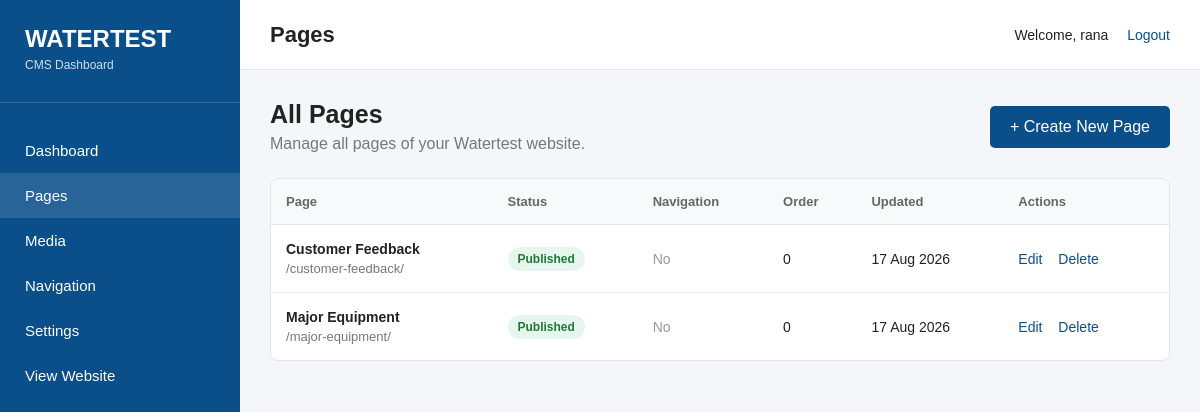
/dashboard/pages/ (signed in), run on an earlier commit of the app's database.
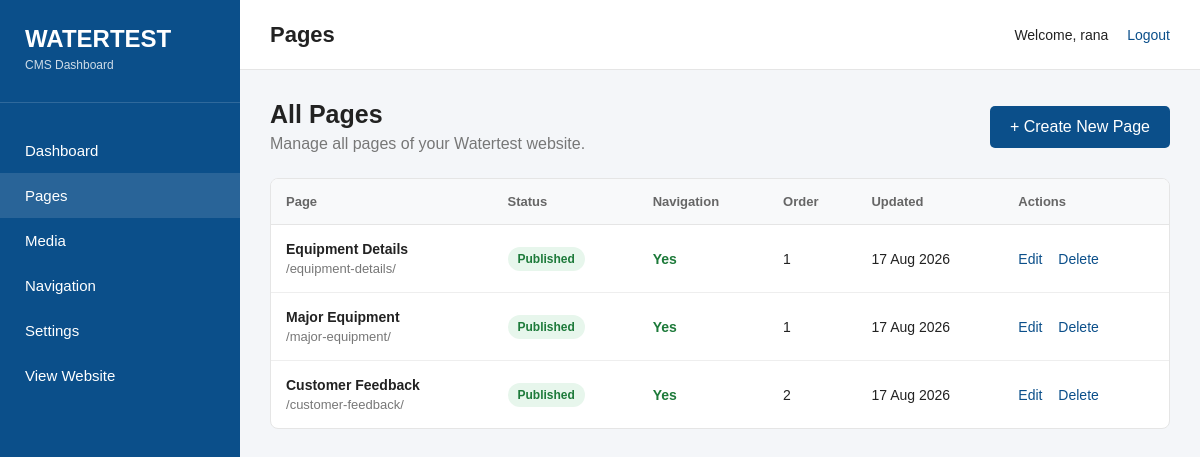
And on a later commit of the database.
### website/models.py (models this page shows, shortened)
class Page(models.Model):
    STATUS_CHOICES = [
        ("draft", "Draft"),
        ("published", "Published"),
    ]
    title = models.CharField(max_length=300)
    slug = models.SlugField(
        max_length=300,
        unique=True,
        blank=True
    )
    content = models.TextField(
        blank=True
    )
    featured_image = models.ImageField(
        upload_to="pages/",
        blank=True,
        null=True
    )
    status = models.CharField(
        max_length=20,
        choices=STATUS_CHOICES,
        default="draft"
    )
    show_in_menu = models.BooleanField(
        default=False
    )
    menu_order = models.PositiveIntegerField(
        default=0
    )
    parent = models.ForeignKey(
        "self",
        on_delete=models.CASCADE,
        blank=True,
        null=True,
        related_name="children"
    )
    created_at = models.DateTimeField(
        auto_now_add=True
    )
    updated_at = models.DateTimeField(
        auto_now=True
    )

### website/views.py (the view)
@login_required
def pages(request):
    all_pages = Page.objects.all().order_by(
        "menu_order",
        "-updated_at"
    )
    return render(
        request,
        "website/pages.html",
        {
            "pages": all_pages
        }
    )

### website/context_processors.py (called while the page is built)
def menu_pages(request):
    menu_pages = Page.objects.filter(
        status="published",
        show_in_menu=True,
        parent__isnull=True
    ).prefetch_related(
        "children"
    ).order_by(
        "menu_order",
        "title"
    )
    return {
        "menu_pages": menu_pages
    }

### templates/website/pages.html (shortened to what this page needs)
{% load static %}
<!DOCTYPE html>
<html lang="en">
<head>
</head>
<body>
<aside class="dashboard-sidebar">
    <div class="dashboard-logo">
        WATERTEST
        <span>CMS Dashboard</span>
    </div>
    <nav class="dashboard-menu">
        <a href="{% url 'dashboard' %}">
            Dashboard
        </a>
        <a href="{% url 'pages' %}"
           class="active">
            Pages
        </a>
        <a href="#">
            Media
        </a>
        <a href="#">
            Navigation
        </a>
        <a href="#">
            Settings
        </a>
        <a href="{% url 'home' %}">
            View Website
        </a>
    </nav>
</aside>
<main class="dashboard-main">
    <header class="dashboard-topbar">
        <h1>Pages</h1>
        <div class="dashboard-user">
            Welcome, {{ request.user.username }}
            <a href="/admin/logout/">
                Logout
            </a>
        </div>
    </header>
    <section class="dashboard-content">
        <div class="page-heading">
            <div>
                <h2>All Pages</h2>
                <p>
                    Manage all pages of your Watertest website.
                </p>
            </div>
            <a
                href="{% url 'create_page' %}"
                class="create-button">
                + Create New Page
            </a>
        </div>
        <div class="table-box">
            {% if pages %}
            <table class="pages-table">
                <thead>
                    <tr>
                        <th>
                            Page
                        </th>
                        <th>
                            Status
                        </th>
                        <th>
                            Navigation
                        </th>
                        <th>
                            Order
                        </th>
                        <th>
                            Updated
                        </th>
                        <th>
                            Actions
                        </th>
                    </tr>
                </thead>
                <tbody>
                    {% for page in pages %}
                    <tr>
                        <td>
                            <div class="page-title">
                                {{ page.title }}
                            </div>
                            <div class="page-slug">
                                /{{ page.slug }}/
                            </div>
                        </td>
                        <td>
                            {% if page.status == "published" %}
                                <span class="status status-published">
                                    Published
                                </span>
                            {% else %}
                                <span class="status status-draft">
                                    Draft
                                </span>
                            {% endif %}
                        </td>
                        <td>
                            {% if page.show_in_menu %}
                                <span class="menu-yes">
                                    Yes
                                </span>
                            {% else %}
                                <span class="menu-no">
                                    No
                                </span>
                            {% endif %}
                        </td>
                        <td>
                            {{ page.menu_order }}
                        </td>
                        <td>
                            {{ page.updated_at|date:"d M Y" }}
                        </td>
                        <td>
                            <a href="{% url 'edit_page' page.id %}" class="action-link"> Edit  </a>
                            <a href="{% url 'delete_page' page.id %}" class="action-link"> Delete </a>
                        </td>
                    </tr>
                    {% endfor %}
                </tbody>
            </table>
            {% endif %}
        </div>
    </section>
</main>
</body>
</html>

### templates/website/pages.html (style rules this page uses)
* { box-sizing: border-box; }
body { margin: 0; font-family: Arial, sans-serif; background: #f4f6f9; color: #222; }
.dashboard-sidebar { position: fixed; left: 0; top: 0; bottom: 0; width: 240px; background: #0b4f8a; color: white; padding: 25px 0; }
.dashboard-logo { padding: 0 25px 30px; font-size: 24px; font-weight: bold; border-bottom: 1px solid rgba(255,255,255,.15); }
.dashboard-logo span { display: block; font-size: 12px; font-weight: normal; margin-top: 5px; opacity: .8; }
.dashboard-menu { margin-top: 25px; }
.dashboard-menu a { display: block; padding: 14px 25px; color: white; text-decoration: none; font-size: 15px; }
.dashboard-menu a:hover, .dashboard-menu a.active { background: rgba(255,255,255,.12); }
.dashboard-main { margin-left: 240px; min-height: 100vh; }
.dashboard-topbar { height: 70px; background: white; display: flex; align-items: center; justify-content: space-between; padding: 0 30px; border-bottom: 1px solid #e5e5e5; }
.dashboard-topbar h1 { margin: 0; font-size: 22px; }
.dashboard-user { font-size: 14px; }
.dashboard-user a { color: #0b4f8a; text-decoration: none; margin-left: 15px; }
.dashboard-content { padding: 30px; }
.page-heading { display: flex; align-items: center; justify-content: space-between; margin-bottom: 25px; }
.page-heading h2 { margin: 0; font-size: 25px; }
.page-heading p { margin: 6px 0 0; color: #777; }
.create-button { display: inline-block; padding: 12px 20px; background: #0b4f8a; color: white; text-decoration: none; border-radius: 5px; }
.table-box { background: white; border: 1px solid #e5e5e5; border-radius: 8px; overflow: hidden; }
.pages-table { width: 100%; border-collapse: collapse; }
.pages-table th { background: #f8f9fa; text-align: left; padding: 15px; font-size: 13px; color: #666; border-bottom: 1px solid #e5e5e5; }
.pages-table td { padding: 16px 15px; border-bottom: 1px solid #eee; font-size: 14px; }
.pages-table tr:last-child td { border-bottom: none; }
.page-title { font-weight: bold; }
.page-slug { color: #777; font-size: 13px; margin-top: 4px; }
.status { display: inline-block; padding: 5px 10px; border-radius: 20px; font-size: 12px; font-weight: bold; }
.status-published { background: #e7f6ec; color: #1d7a3a; }
.menu-yes { color: #1d7a3a; font-weight: bold; }
.action-link { color: #0b4f8a; text-decoration: none; margin-right: 12px; }

What changed in the data, as far as the page shows it:
added Page: title "Equipment Details", slug "equipment-details", status "Published", show_in_menu "Yes", menu_order "1", updated_at "17 Aug 2026"
changed Page "Major Equipment": menu_order "0" → "1"; show_in_menu "No" → "Yes"; moves up the list
changed Page "Customer Feedback": menu_order "0" → "2"; show_in_menu "No" → "Yes"
